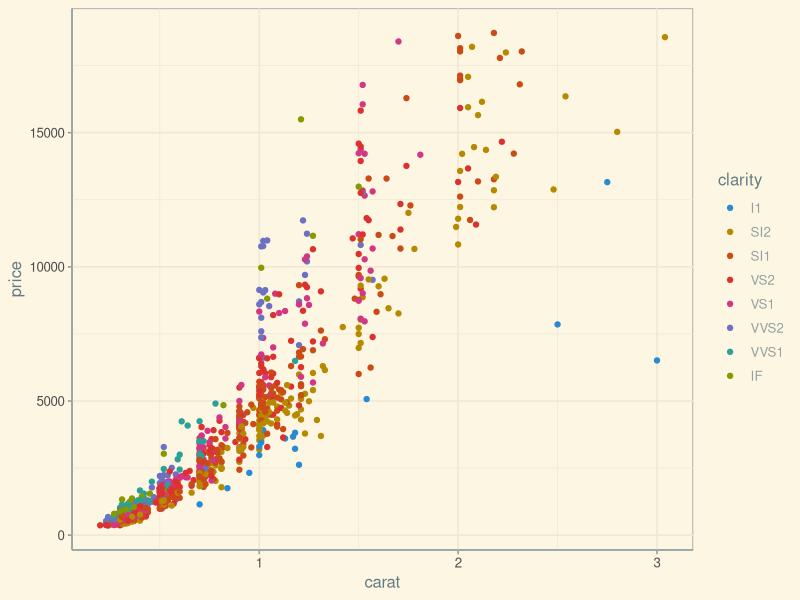

Write the R code that produced this figure.
## ---- chunk 1
library(ggplot2)
library(ggthemes)
## ---- chunk 2

dsamp <- diamonds[sample(nrow(diamonds), 1000), ]
(d <- qplot(carat, price, data=dsamp, colour=clarity)
               + theme_solarized()
               + scale_colour_solarized() )



